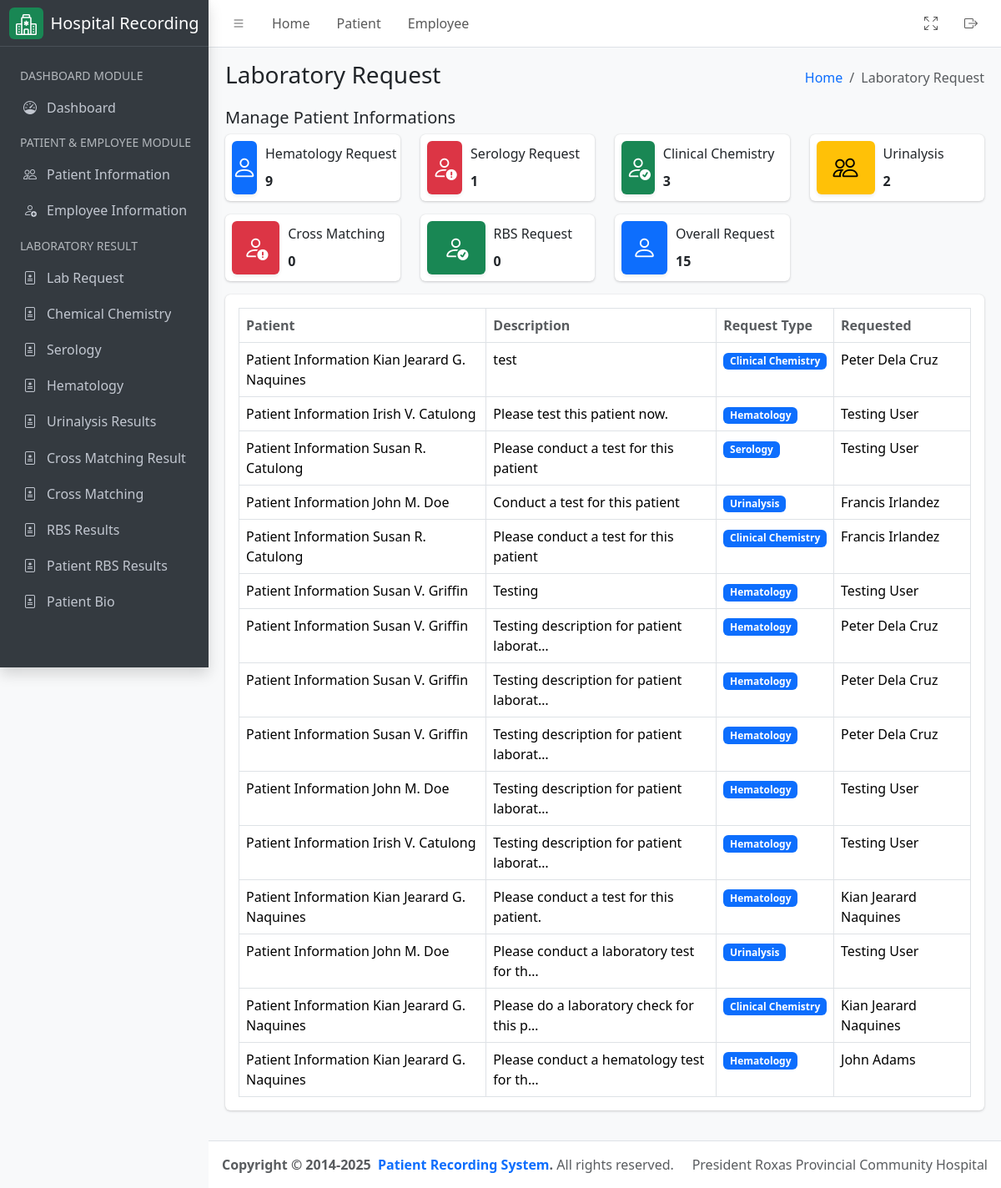
Screenshot of /laboratory/request/result (signed in) with the database file from the repository.
### hospital_app/models.py (models this page shows, shortened)
class LabRequest(models.Model):
    lab_request_type = (
        ("Clinical Chemistry", "Clinical Chemistry"),
        ("Cross Matching", "Cross Matching"),
        ("Urinalysis", "Urinalysis"),
        ("Hematology", "Hematology"),
        ("Serology", "Serology"),
        ("RBS", "RBS"),
    )
    patient = models.ForeignKey(
        Patient,
        on_delete=models.CASCADE,
        related_name="patient_lab_requests",
        help_text="Patient needs to be examine",
    )
    description = models.TextField(
        max_length=300, help_text="Description for laboratory request"
    )
    lab_request_type = models.CharField(
        max_length=255,
        choices=lab_request_type,
        help_text="Type of laboratory request",
    )
    requested_by = models.ForeignKey(User, related_name="requested_by_lab", limit_choices_to=Q(groups__name="Doctor") | Q(groups__name="Nurse"), on_delete=models.CASCADE)
    date_request = models.DateTimeField(auto_now_add=True)

class Patient(models.Model):
    firstname = models.CharField(max_length=255)
    middlename = models.CharField(max_length=255, null=False, blank=True)
    lastname = models.CharField(max_length=255)
    age = models.PositiveIntegerField()
    sex = models.CharField(
        max_length=10, choices=(("Male", "Male"), ("Female", "Female"))
    )
    physician = models.ForeignKey(
        User,
        related_name="physician",
        limit_choices_to={"groups__name": "Physician"},
        on_delete=models.CASCADE,
    )
    room_number = models.PositiveIntegerField()
    sample_type = models.CharField(max_length=255)
    time_of_collection = models.TimeField()
    date_of_collection = models.DateField()
    sars_result = models.CharField(max_length=255)
    date = models.DateField(auto_now_add=True)
    assigned_pathologist = models.ForeignKey(
        User,
        related_name="patient_pathologist",
        on_delete=models.CASCADE,
        null=True,
        blank=True,
        limit_choices_to={"groups__name": "Pathologist"},
    )
    assigned_technologist = models.ForeignKey(
        User,
        related_name="patient_technologist",
        on_delete=models.CASCADE,
        null=True,
        blank=True,
        limit_choices_to={"groups__name": "Medical Technologist"},
    )
    patient_type = models.CharField(
        max_length=100,
        default="In Patient",
        choices=(
            ("In Patient", "In Patient"),
            ("Out Patient", "Out Patient"),
        ),
    )
    def get_full_name(self):
        return f"{self.firstname}  { self.middlename[0] + '.' if self.middlename else ''} {self.lastname}"
    def __str__(self) -> str:
        return f'Patient Information {self.get_full_name()}'
    class Meta:
        ordering = ('time_of_collection',)

### hospital_app/views.py (the view)
# urls.py: path('laboratory/request/result', LaboratoryRequestView.as_view(), name="laboratory__result_list"),
class LaboratoryRequestView(ListView):
    template_name = "lab_request.html"
    queryset = LabRequest.objects.all().order_by("-date_request")
    context_object_name = "results"
    def get_queryset(self):
        current_user = self.request.user
        if (
            current_user.groups.filter(Q(name="Medical Technologist")).exists()
            or current_user.groups.filter(Q(name="Administrator")).exists()
        ):
            return LabRequest.objects.all().order_by("-date_request")
        return LabRequest.objects.filter(requested_by=current_user).order_by(
            "-date_request"
        )
    def get_context_data(self, **kwargs):
        context = super().get_context_data(**kwargs)
        context["detail_header"] = "Laboratory Request List"
        context["humberger_header"] = "Laboratory Request"
        context["hematology_count"] = LabRequest.objects.filter(
            lab_request_type="Hematology"
        ).count()
        context["serology_count"] = LabRequest.objects.filter(
            lab_request_type="Serology"
        ).count()
        context["clinical_chemistry_count"] = LabRequest.objects.filter(
            lab_request_type="Clinical Chemistry"
        ).count()
        context["cross_matching_count"] = LabRequest.objects.filter(
            lab_request_type="Cross Matching"
        ).count()
        context["urinalysis_count"] = LabRequest.objects.filter(
            lab_request_type="Urinalysis"
        ).count()
        context["rbs_count"] = LabRequest.objects.filter(lab_request_type="RBS").count()
        context["overall_results"] = LabRequest.objects.count()
        return context

### hospital_app/templatetags/group.py (called while the page is built)
@register.filter
def has_group(user, group_name):
    return user.groups.filter(name=group_name).exists()

### hospital_app/templates/lab_request.html (shortened to what this page needs)
{% extends './includes/base.html' %}
{% load group %}
{% load static %}
{% block content %}
<div class="container-fluid">
    <div class="row">
        <div class="col-12">
            <div class="d-flex justify-content-between align-items-center">
                <h5>Manage Patient Informations</h5>
            </div>
        </div>
    </div>
    <div class="row">
        <div class="col-12 col-sm-6 col-md-3">
            <div class="info-box">
                <span class="info-box-icon text-bg-primary shadow-sm">
                    <i class="bi bi-person"></i>
                </span>
                <div class="info-box-content">
                    <span class="info-box-text">Hematology Request</span>
                    <span class="info-box-number">
                        {{ hematology_count }}
                    </span>
                </div>
            </div>
        </div>
        <div class="col-12 col-sm-6 col-md-3">
            <div class="info-box">
                <span class="info-box-icon text-bg-danger shadow-sm">
                    <i class="bi bi-person-exclamation"></i>
                </span>
                <div class="info-box-content">
                    <span class="info-box-text">Serology Request</span>
                    <span class="info-box-number">{{ serology_count }}</span>
                </div>
            </div>
        </div>
        <div class="col-12 col-sm-6 col-md-3">
            <div class="info-box">
                <span class="info-box-icon text-bg-success shadow-sm">
                    <i class="bi bi-person-check"></i>
                </span>
                <div class="info-box-content">
                    <span class="info-box-text">Clinical Chemistry</span>
                    <span class="info-box-number">
                        {{ clinical_chemistry_count }}
                    </span>
                </div>
            </div>
        </div>
        <div class="col-12 col-sm-6 col-md-3">
            <div class="info-box">
                <span class="info-box-icon text-bg-warning shadow-sm">
                    <i class="bi bi-people"></i>
                </span>
                <div class="info-box-content">
                    <span class="info-box-text">Urinalysis</span>
                    <span class="info-box-number">
                        {{ urinalysis_count }}
                    </span>
                </div>
            </div>
        </div>
    </div>
    <div class="row">
        <div class="col-12 col-sm-6 col-md-3">
            <div class="info-box">
                <span class="info-box-icon text-bg-danger shadow-sm">
                    <i class="bi bi-person-exclamation"></i>
                </span>
                <div class="info-box-content">
                    <span class="info-box-text">Cross Matching</span>
                    <span class="info-box-number">
                        {{ cross_matching_count }}
                    </span>
                </div>
            </div>
        </div>
        <div class="col-12 col-sm-6 col-md-3">
            <div class="info-box">
                <span class="info-box-icon text-bg-success shadow-sm">
                    <i class="bi bi-person-check"></i>
                </span>
                <div class="info-box-content">
                    <span class="info-box-text">RBS Request</span>
                    <span class="info-box-number">
                        {{ rbs_count }}
                    </span>
                </div>
            </div>
        </div>
        <div class="col-12 col-sm-6 col-md-3">
            <div class="info-box">
                <span class="info-box-icon text-bg-primary shadow-sm">
                    <i class="bi bi-person"></i>
                </span>
                <div class="info-box-content">
                    <span class="info-box-text">Overall Request</span>
                    <span class="info-box-number">
                        {{ overall_results }}
                    </span>
                </div>
            </div>
        </div>
    </div>
    <div class="row">
        <div class="col-md-12">
            <div class="card mb-4">
                <div class="card-body">
                    <table id="datatable" class="table table-bordered table-hover">
                        <thead>
                            <tr>
                                <th class="text-muted">Patient</th>
                                <th class="text-muted">Description</th>
                                <th class="text-muted">Request Type</th>
                                <th class="text-muted">Requested</th>
                            </tr>
                        </thead>
                        <tbody>
                            {% for result in results %}
                            <tr>
                                <td>{{ result.patient }}</td>
                                <td>
                                    {{ result.description|truncatechars:40 }}
                                </td>
                                <td>
                                    <span class="badge bg-primary">{{ result.lab_request_type }}</span>
                                </td>
                                <td>
                                    {{ result.requested_by.get_full_name }}
                                </td>
                            </tr>
                            {% endfor %}
                        </tbody>
                    </table>
                </div>
            </div>
        </div>
    </div>
</div>
{% endblock %}

### rows the page displays
LabRequest: patient "Patient Information Kian Jearard G. Naquines", description "test", lab_request_type "Clinical Chemistry", requested_by.get_full_name "Peter Dela Cruz"
LabRequest: patient "Patient Information Irish V. Catulong", description "Please test this patient now.", lab_request_type "Hematology", requested_by.get_full_name "Testing User"
LabRequest: patient "Patient Information Susan R. Catulong", description "Please conduct a test for this patient", lab_request_type "Serology", requested_by.get_full_name "Testing User"
LabRequest: patient "Patient Information John M. Doe", description "Conduct a test for this patient", lab_request_type "Urinalysis", requested_by.get_full_name "Francis Irlandez"
LabRequest: patient "Patient Information Susan R. Catulong", description "Please conduct a test for this patient", lab_request_type "Clinical Chemistry", requested_by.get_full_name "Francis Irlandez"
LabRequest: patient "Patient Information Susan V. Griffin", description "Testing", lab_request_type "Hematology", requested_by.get_full_name "Testing User"
LabRequest: patient "Patient Information Susan V. Griffin", description "Testing description for patient laborat…", lab_request_type "Hematology", requested_by.get_full_name "Peter Dela Cruz"
LabRequest: patient "Patient Information Susan V. Griffin", description "Testing description for patient laborat…", lab_request_type "Hematology", requested_by.get_full_name "Peter Dela Cruz"
LabRequest: patient "Patient Information Susan V. Griffin", description "Testing description for patient laborat…", lab_request_type "Hematology", requested_by.get_full_name "Peter Dela Cruz"
LabRequest: patient "Patient Information John M. Doe", description "Testing description for patient laborat…", lab_request_type "Hematology", requested_by.get_full_name "Testing User"
LabRequest: patient "Patient Information Irish V. Catulong", description "Testing description for patient laborat…", lab_request_type "Hematology", requested_by.get_full_name "Testing User"
LabRequest: patient "Patient Information Kian Jearard G. Naquines", description "Please conduct a test for this patient.", lab_request_type "Hematology", requested_by.get_full_name "Kian Jearard Naquines"
LabRequest: patient "Patient Information John M. Doe", description "Please conduct a laboratory test for th…", lab_request_type "Urinalysis", requested_by.get_full_name "Testing User"
LabRequest: patient "Patient Information Kian Jearard G. Naquines", description "Please do a laboratory check for this p…", lab_request_type "Clinical Chemistry", requested_by.get_full_name "Kian Jearard Naquines"
LabRequest: patient "Patient Information Kian Jearard G. Naquines", description "Please conduct a hematology test for th…", lab_request_type "Hematology", requested_by.get_full_name "John Adams"

### other values shown
{{ humberger_header }} "Laboratory Request"
{{ hematology_count }} "9"
{{ serology_count }} "1"
{{ clinical_chemistry_count }} "3"
{{ urinalysis_count }} "2"
{{ cross_matching_count }} "0"
{{ rbs_count }} "0"
{{ overall_results }} "15"
